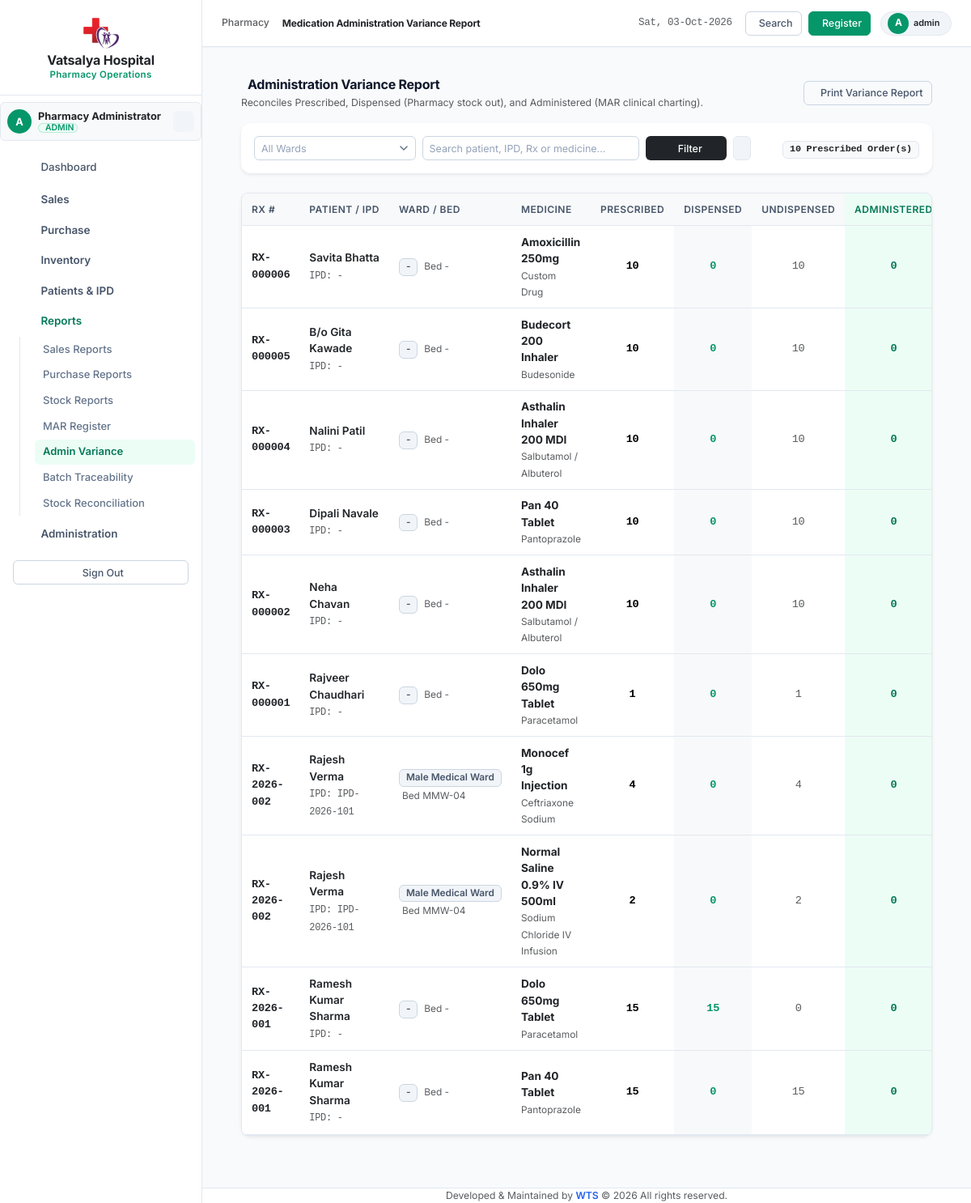
Screenshot of /modules/reports/administration_variance.php (signed in) with the database file from the repository.
### tables this page shows
CREATE TABLE `pharmacy_prescription_items` (
  `item_id` int(11) NOT NULL AUTO_INCREMENT,
  `prescription_id` int(11) NOT NULL,
  `medicine_id` int(11) NOT NULL,
  `dose` decimal(10,2) DEFAULT NULL,
  `dose_unit` varchar(50) NOT NULL DEFAULT 'mg',
  `route` varchar(50) NOT NULL DEFAULT 'ORAL',
  `schedule` varchar(100) DEFAULT NULL,
  `prescribed_qty` int(11) NOT NULL,
  `dispensed_qty` int(11) NOT NULL DEFAULT 0,
  `dosage_instructions` varchar(255) DEFAULT NULL,
  `frequency` varchar(50) DEFAULT NULL,
  `duration_days` int(11) DEFAULT NULL,
  `start_date` date DEFAULT NULL,
  `end_date` date DEFAULT NULL,
  `notes` varchar(255) DEFAULT NULL,
  `status` enum('ACTIVE','DISCONTINUED','CANCELLED','COMPLETED') NOT NULL DEFAULT 'ACTIVE',
  `discontinued_at` datetime DEFAULT NULL,
  `discontinue_reason` varchar(255) DEFAULT NULL,
  `created_at` datetime NOT NULL DEFAULT current_timestamp(),
  `updated_at` datetime NOT NULL DEFAULT current_timestamp() ON UPDATE current_timestamp(),
  PRIMARY KEY (`item_id`),
  KEY `idx_rx_item_rx` (`prescription_id`),
  KEY `idx_rx_item_med` (`medicine_id`),
  CONSTRAINT `fk_rx_items_rx` FOREIGN KEY (`prescription_id`) REFERENCES `pharmacy_prescriptions` (`prescription_id`) ON DELETE CASCADE
);

CREATE TABLE `pharmacy_prescriptions` (
  `prescription_id` int(11) NOT NULL AUTO_INCREMENT,
  `prescription_number` varchar(50) NOT NULL,
  `prescription_date` date NOT NULL,
  `start_date` date DEFAULT NULL,
  `end_date` date DEFAULT NULL,
  `patient_type` enum('OPD','IPD','EXTERNAL') NOT NULL DEFAULT 'OPD',
  `patient_id` int(11) DEFAULT NULL,
  `patient_name` varchar(150) NOT NULL,
  `patient_mobile` varchar(25) DEFAULT NULL,
  `doctor_name` varchar(150) NOT NULL,
  `doctor_registration_no` varchar(100) DEFAULT NULL,
  `department` varchar(100) DEFAULT NULL,
  `ipd_admission_no` varchar(50) DEFAULT NULL,
  `ward` varchar(100) DEFAULT NULL,
  `bed_number` varchar(50) DEFAULT NULL,
  `status` enum('DRAFT','ACTIVE','PENDING','VERIFIED','PARTIALLY_DISPENSED','DISPENSED','COMPLETED','DISCONTINUED','CANCELLED','EXPIRED') NOT NULL DEFAULT 'PENDING',
  `verified_by` int(11) DEFAULT NULL,
  `verified_at` datetime DEFAULT NULL,
  `notes` text DEFAULT NULL,
  `discontinued_by` int(11) DEFAULT NULL,
  `discontinued_at` datetime DEFAULT NULL,
  `discontinue_reason` varchar(255) DEFAULT NULL,
  `cancelled_by` int(11) DEFAULT NULL,
  `cancelled_at` datetime DEFAULT NULL,
  `cancellation_reason` varchar(255) DEFAULT NULL,
  `idempotency_key` varchar(100) DEFAULT NULL,
  `created_by` int(11) DEFAULT NULL,
  `created_at` datetime NOT NULL DEFAULT current_timestamp(),
  `updated_at` datetime NOT NULL DEFAULT current_timestamp() ON UPDATE current_timestamp(),
  PRIMARY KEY (`prescription_id`),
  UNIQUE KEY `prescription_number` (`prescription_number`),
  UNIQUE KEY `idempotency_key` (`idempotency_key`),
  KEY `idx_rx_date` (`prescription_date`),
  KEY `idx_rx_patient_id` (`patient_id`),
  KEY `idx_rx_status` (`status`)
);

CREATE TABLE `medicines` (
  `medicine_id` int(11) NOT NULL AUTO_INCREMENT,
  `medicine_name` varchar(150) NOT NULL,
  `generic_name` varchar(150) DEFAULT NULL,
  `composition` text DEFAULT NULL,
  `strength` varchar(50) DEFAULT NULL,
  `dosage_form` varchar(50) DEFAULT NULL,
  `brand_name` varchar(150) DEFAULT NULL,
  `category` varchar(100) DEFAULT NULL,
  `unit` varchar(50) DEFAULT 'Unit',
  `pack_size` varchar(50) NOT NULL DEFAULT '1',
  `rack_location` varchar(50) DEFAULT NULL,
  `shelf` varchar(50) DEFAULT NULL,
  `box_bin` varchar(50) DEFAULT NULL,
  `schedule_type` varchar(50) NOT NULL DEFAULT 'General',
  `manufacturer` varchar(150) DEFAULT NULL,
  `hsn_code` varchar(50) DEFAULT NULL,
  `gst_percent` decimal(5,2) NOT NULL DEFAULT 0.00,
  `price` decimal(10,2) NOT NULL DEFAULT 0.00,
  `purchase_price` decimal(10,2) NOT NULL DEFAULT 0.00,
  `stock_quantity` int(11) NOT NULL DEFAULT 0,
  `reorder_level` int(11) NOT NULL DEFAULT 10,
  `min_stock` int(11) NOT NULL DEFAULT 5,
  `max_stock` int(11) NOT NULL DEFAULT 1000,
  `reorder_qty` int(11) NOT NULL DEFAULT 50,
  `barcode` varchar(100) DEFAULT NULL,
  `alternate_barcode` varchar(100) DEFAULT NULL,
  `expiry_date` date DEFAULT NULL,
  `batch_number` varchar(50) DEFAULT NULL,
  `status` enum('Active','Inactive','Discontinued') NOT NULL DEFAULT 'Active',
  `created_by` int(11) DEFAULT NULL,
  `updated_by` int(11) DEFAULT NULL,
  `created_at` datetime NOT NULL DEFAULT current_timestamp(),
  `updated_at` datetime NOT NULL DEFAULT current_timestamp() ON UPDATE current_timestamp(),
  `deleted_at` datetime DEFAULT NULL,
  PRIMARY KEY (`medicine_id`),
  UNIQUE KEY `uq_barcode` (`barcode`),
  KEY `idx_medicine_name` (`medicine_name`),
  KEY `idx_generic_name` (`generic_name`),
  KEY `idx_category` (`category`),
  KEY `idx_status` (`status`),
  KEY `idx_stock_quantity` (`stock_quantity`),
  KEY `idx_rack_location` (`rack_location`)
);

### includes/functions.php (called while the page is built, shortened)
<?php
if (!function_exists('sanitize')) {
    function sanitize(?string $val): string
    {
        return htmlspecialchars(trim($val ?? ''), ENT_QUOTES, 'UTF-8');
    }
}

### modules/reports/administration_variance.php (the view, shortened to what this page needs)
<?php
require_once __DIR__ . '/../../config/session.php';
require_once __DIR__ . '/../../includes/functions.php';
$search = trim($_GET['search'] ?? '');
$where = ["rx.status NOT IN ('CANCELLED')"];
$params = [];
$whereSql = implode(' AND ', $where);
$sql = "
    SELECT rxi.item_id, rxi.prescription_id, rxi.prescribed_qty, rxi.dispensed_qty,
           (rxi.prescribed_qty - rxi.dispensed_qty) as undispensed_qty,
           rx.prescription_number, rx.prescription_date, rx.patient_name, rx.ipd_admission_no,
           rx.ward, rx.bed_number, rx.doctor_name, rx.status as rx_status,
           m.medicine_name, m.generic_name,
           COALESCE((
               SELECT SUM(administered_qty)
               FROM pharmacy_mar_records
               WHERE prescription_item_id = rxi.item_id AND status = 'GIVEN'
           ), 0) as administered_qty,
           COALESCE((
               SELECT COUNT(*)
               FROM pharmacy_mar_records
               WHERE prescription_item_id = rxi.item_id AND status IN ('HELD', 'REFUSED', 'MISSED')
           ), 0) as non_given_count
    FROM pharmacy_prescription_items rxi
    JOIN pharmacy_prescriptions rx ON rxi.prescription_id = rx.prescription_id
    JOIN medicines m ON rxi.medicine_id = m.medicine_id
    WHERE {$whereSql}
    ORDER BY rx.prescription_id DESC, rxi.item_id ASC
    LIMIT 150
";
$stmt = $pdo->prepare($sql);
$stmt->execute($params);
$rows = $stmt->fetchAll(PDO::FETCH_ASSOC);
include __DIR__ . '/../../includes/header.php';
include __DIR__ . '/../../includes/sidebar.php';
include __DIR__ . '/../../includes/navbar.php';
?>
<div class="container-fluid px-4 py-3">
    <div class="d-flex justify-content-between align-items-center mb-3">
        <div>
            <h4 class="fw-bold mb-1"><i class="ti ti-chart-arrows text-emerald me-2"></i>Administration Variance Report</h4>
            <p class="text-muted small mb-0">Reconciles Prescribed, Dispensed (Pharmacy stock out), and Administered (MAR clinical charting).</p>
        </div>
        <div>
            <button type="button" class="btn btn-outline-secondary btn-sm" onclick="window.print()">
                <i class="ti ti-printer me-1"></i>Print Variance Report
            </button>
        </div>
    </div>
    <div class="card card-custom border-0 shadow-sm mb-4">
        <div class="card-body p-3">
            <form method="GET" class="row g-2 align-items-center">
                <div class="col-md-3">
                </div>
                <div class="col-md-4">
                    <input type="text" name="search" class="form-control form-control-sm" placeholder="Search patient, IPD, Rx or medicine..." value="<?= sanitize($search) ?>">
                </div>
                <div class="col-md-2 d-flex gap-2">
                    <button type="submit" class="btn btn-sm btn-dark w-100"><i class="ti ti-filter me-1"></i>Filter</button>
                    <a href="administration_variance.php" class="btn btn-sm btn-light border"><i class="ti ti-refresh"></i></a>
                </div>
                <div class="col-md-3 text-end">
                    <span class="badge bg-light text-dark border font-monospace py-1.5 px-2">
                        <?= count($rows) ?> Prescribed Order(s)
                    </span>
                </div>
            </form>
        </div>
    </div>
    <div class="card card-custom border-0 shadow-sm">
        <div class="table-responsive">
            <table class="table table-hover align-middle mb-0" style="font-size: 0.85rem;">
                <thead class="table-light text-muted text-uppercase" style="font-size: 0.72rem;">
                    <tr>
                        <th>Rx #</th>
                        <th>Patient / IPD</th>
                        <th>Ward / Bed</th>
                        <th>Medicine</th>
                        <th class="text-center">Prescribed</th>
                        <th class="text-center bg-light">Dispensed</th>
                        <th class="text-center">Undispensed</th>
                        <th class="text-center bg-emerald-subtle text-emerald">Administered</th>
                    </tr>
                </thead>
                <tbody>
                    <?php if (empty($rows)): ?>
                        <tr><td colspan="10" class="text-center py-5 text-muted">No records found matching filter criteria.</td></tr>
                    <?php else: ?>
                        <?php foreach ($rows as $r):
                            $p = (int)$r['prescribed_qty'];
                            $d = (int)$r['dispensed_qty'];
                            $u = (int)$r['undispensed_qty'];
                            $a = (int)$r['administered_qty'];
                        ?>
                            <tr>
                                <td class="font-monospace fw-bold text-dark"><?= sanitize($r['prescription_number']) ?></td>
                                <td>
                                    <div class="fw-semibold text-dark"><?= sanitize($r['patient_name']) ?></div>
                                    <span class="small font-monospace text-muted">IPD: <?= sanitize($r['ipd_admission_no'] ?? '-') ?></span>
                                </td>
                                <td>
                                    <span class="badge bg-secondary-subtle text-secondary"><?= sanitize($r['ward'] ?? '-') ?></span>
                                    <span class="small text-muted ms-1">Bed <?= sanitize($r['bed_number'] ?? '-') ?></span>
                                </td>
                                <td>
                                    <div class="fw-bold text-dark"><?= sanitize($r['medicine_name']) ?></div>
                                    <small class="text-muted"><?= sanitize($r['generic_name'] ?? '') ?></small>
                                </td>
                                <td class="text-center font-monospace fw-bold"><?= $p ?></td>
                                <td class="text-center font-monospace fw-bold text-primary bg-light"><?= $d ?></td>
                                <td class="text-center font-monospace text-muted"><?= $u ?></td>
                                <td class="text-center font-monospace fw-bold text-success bg-emerald-subtle"><?= $a ?></td>
                            </tr>
                        <?php endforeach; ?>
                    <?php endif; ?>
                </tbody>
            </table>
        </div>
    </div>
</div>
<?php include __DIR__ . '/../../includes/footer.php'; ?>

### rows the page displays
pharmacy_prescription_items: prescription.prescription_number "RX-000006", prescription.patient_name "Savita Bhatta", prescription.ipd_admission_no "-", prescription.ward "-", prescription.bed_number "-", medicine.medicine_name "Amoxicillin 250mg", medicine.generic_name "Custom Drug", prescribed_qty "10", dispensed_qty "0", u "10", a "0"
pharmacy_prescription_items: prescription.prescription_number "RX-000005", prescription.patient_name "B/o Gita Kawade", prescription.ipd_admission_no "-", prescription.ward "-", prescription.bed_number "-", medicine.medicine_name "Budecort 200 Inhaler", medicine.generic_name "Budesonide", prescribed_qty "10", dispensed_qty "0", u "10", a "0"
pharmacy_prescription_items: prescription.prescription_number "RX-000004", prescription.patient_name "Nalini Patil", prescription.ipd_admission_no "-", prescription.ward "-", prescription.bed_number "-", medicine.medicine_name "Asthalin Inhaler 200 MDI", medicine.generic_name "Salbutamol / Albuterol", prescribed_qty "10", dispensed_qty "0", u "10", a "0"
pharmacy_prescription_items: prescription.prescription_number "RX-000003", prescription.patient_name "Dipali Navale", prescription.ipd_admission_no "-", prescription.ward "-", prescription.bed_number "-", medicine.medicine_name "Pan 40 Tablet", medicine.generic_name "Pantoprazole", prescribed_qty "10", dispensed_qty "0", u "10", a "0"
pharmacy_prescription_items: prescription.prescription_number "RX-000002", prescription.patient_name "Neha Chavan", prescription.ipd_admission_no "-", prescription.ward "-", prescription.bed_number "-", medicine.medicine_name "Asthalin Inhaler 200 MDI", medicine.generic_name "Salbutamol / Albuterol", prescribed_qty "10", dispensed_qty "0", u "10", a "0"
pharmacy_prescription_items: prescription.prescription_number "RX-000001", prescription.patient_name "Rajveer Chaudhari", prescription.ipd_admission_no "-", prescription.ward "-", prescription.bed_number "-", medicine.medicine_name "Dolo 650mg Tablet", medicine.generic_name "Paracetamol", prescribed_qty "1", dispensed_qty "0", u "1", a "0"
pharmacy_prescription_items: prescription.prescription_number "RX-2026-002", prescription.patient_name "Rajesh Verma", prescription.ipd_admission_no "IPD-2026-101", prescription.ward "Male Medical Ward", prescription.bed_number "MMW-04", medicine.medicine_name "Monocef 1g Injection", medicine.generic_name "Ceftriaxone Sodium", prescribed_qty "4", dispensed_qty "0", u "4", a "0"
pharmacy_prescription_items: prescription.prescription_number "RX-2026-002", prescription.patient_name "Rajesh Verma", prescription.ipd_admission_no "IPD-2026-101", prescription.ward "Male Medical Ward", prescription.bed_number "MMW-04", medicine.medicine_name "Normal Saline 0.9% IV 500ml", medicine.generic_name "Sodium Chloride IV Infusion", prescribed_qty "2", dispensed_qty "0", u "2", a "0"
pharmacy_prescription_items: prescription.prescription_number "RX-2026-001", prescription.patient_name "Ramesh Kumar Sharma", prescription.ipd_admission_no "-", prescription.ward "-", prescription.bed_number "-", medicine.medicine_name "Dolo 650mg Tablet", medicine.generic_name "Paracetamol", prescribed_qty "15", dispensed_qty "15", u "0", a "0"
pharmacy_prescription_items: prescription.prescription_number "RX-2026-001", prescription.patient_name "Ramesh Kumar Sharma", prescription.ipd_admission_no "-", prescription.ward "-", prescription.bed_number "-", medicine.medicine_name "Pan 40 Tablet", medicine.generic_name "Pantoprazole", prescribed_qty "15", dispensed_qty "0", u "15", a "0"

### other values shown
substr($user['username'] ?? 'P', 0, 1) "A"
$user['full_name'] "Pharmacy Administrator"
$user['role_name'] "ADMIN"
$page_title "Medication Administration Variance Report"
$user['username'] "admin"
count($rows) "10"
